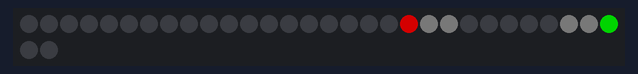
This sketch was run on a simulated Arduino Uno, built with avr-gcc and run on an emulated ATmega328P. Shown: 32 RGB LEDs in strip order, left to right, continuing on the next row. Dim RGB values are drawn brighter than linear.

Above: at 2.23 s.
At 10.44 s:
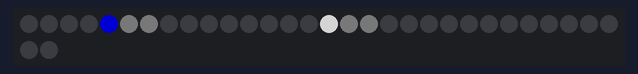
At 14.84 s:
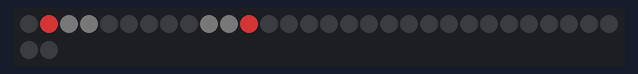
At 20.76 s:
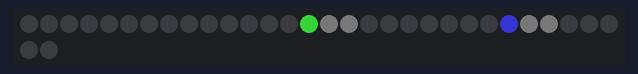
At 28.34 s:
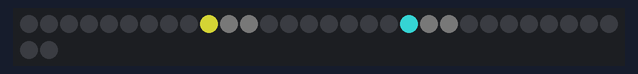
At 38.71 s:
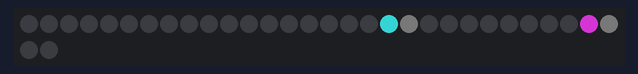

The sketch:

NeopixelSimple22.ino
```cpp
//----------------------------------------------------------------
// Подключаемые файлы
//----------------------------------------------------------------
#include "cTiming.h"
#include "cBody.h"

//----------------------------------------------------------------
// Константы
//----------------------------------------------------------------
#define START_DELAY 1000
//#define DELAY_1 20
#define DELAY_1 2
//#define DELAY_1 100


//----------------------------------------------------------------
// Глобальные переменные
//----------------------------------------------------------------
cBody Body1;
cBody Body2;
//----------------------------------------------------------------
// Программа начальной установки
//----------------------------------------------------------------
void setup()
{
  Sofon.install(DELAY_1, NUMPIXELS / 2, 0, 0, 150);
  delay(START_DELAY);

  Body1.born(NUMPIXELS / 2 + 5, true, 0);
  Body2.born((NUMPIXELS / 2) - 5, true, 1);
}

//----------------------------------------------------------------
// Главный цикл программы
//----------------------------------------------------------------
void loop()
{
  Sofon.operate();
  if(Sofon.IsFinish)
  {
    Sofon.IsFinish = false;

    Body1.move();
    Body1.transform();
    Body2.move();
    Body2.transform();
  }
}
```

cBody.h
```cpp
/*
 Класс одного элемента софона
 */
#ifndef C_BODY_H
#define C_BODY_H
//========================================================================
 //---------------------------- ПОДКЛЮЧАЕМЫЕ ФАЙЛЫ ------------------------
 //========================================================================
#include "cSofon.h"

 //========================================================================
 //-------------------------------- КОНСТАНТЫ -----------------------------
 //========================================================================
#define MAX_PHASE 18

#define BODY_LEN 3
#define BOTTOM_EDGE 0
#define TOP_EDGE NUMPIXELS - 4


 //========================================================================
 //--------------------------- ОБЪЯВЛЕНИЕ КЛАССОВ -------------------------
 //========================================================================
class cBody
{
 //------------------------------------------------------------------------
 // Атрибуты
 //------------------------------------------------------------------------
  bool Direction = true;
  int Head;
  int Len = BODY_LEN;
  cPixel Bones[BODY_LEN];
  int Phase = 0;

 //------------------------------------------------------------------------
 // Методы
 //------------------------------------------------------------------------
  void blank();
  void draw();
  void goDown();
  void goUp();
  void next();
  void reverse();

public:
  void transform();

 //------------------------------------------------------------------------
 // Конструктор
 //------------------------------------------------------------------------
  cBody();

 //------------------------------------------------------------------------
 // Методы
 //------------------------------------------------------------------------
 void born(int x, bool d, int p);
 void move();
};

cBody::cBody()
{
  Bones[0] = cPixel(150, 0, 0);
  Bones[1] = cPixel(0, 150, 0);
  Bones[2] = cPixel(0, 0, 150);
}

void cBody::reverse()
{
  cPixel P;
  P = Bones[0];
  Bones[0] = Bones[2];
  Bones[2] = P;
}

void cBody::move()
{
  Direction ? goUp() : goDown();
}

void cBody::goUp()
{

    blank();
    Head++;
    if(Head == TOP_EDGE)
    {
      Direction = !Direction;
      //reverse();
      //next();
    }
    draw();

}

void cBody::goDown()
{
  blank();
  Head--;
  if(Head == BOTTOM_EDGE)
  {
    Direction = !Direction;
    //reverse();
    next();
  }
  draw();

}

void cBody::draw()
{
  Sofon.set(Head + 0, Bones[0].R, Bones[0].G, Bones[0].B);
  Sofon.set(Head + 1, Bones[1].R, Bones[1].G, Bones[1].B);
  Sofon.set(Head + 2, Bones[2].R, Bones[2].G, Bones[2].B);
}

void cBody::blank()
{
  Sofon.set(Head + 0, 0, 0, 0);
  Sofon.set(Head + 1, 0, 0, 0);
  Sofon.set(Head + 2, 0, 0, 0);
}

void cBody::born(int x, bool d, int p)
{

  Head = x;
  Direction = d;
  Phase = p;

  draw();
}

void cBody::next()
{
  Phase ++;
  if(Phase == MAX_PHASE) Phase = 0;
}

void cBody::transform()
{
  unsigned char Value = 128;
  int DeviderTail = 64;
  int DeviderHead = 4;
  cPixel Pixel, Pixel1, Pixel2;
  Pixel1 = cPixel(Value / DeviderTail, Value / DeviderTail, Value / DeviderTail);
  Pixel2 = Pixel1;

  switch(Phase)
  {
    case 0: Pixel = cPixel(Value, 0, 0); break;
    case 1: Pixel = cPixel(0, Value, 0); break;
    case 2: Pixel = cPixel(0, 0, Value); break;
    case 3: Pixel = cPixel(Value, Value, Value); break;
    case 4: Pixel = cPixel(Value, Value / DeviderHead, Value / DeviderHead); break;
    case 5: Pixel = cPixel(Value / DeviderHead, Value, Value / DeviderHead); break;
    case 6: Pixel = cPixel(Value / DeviderHead, Value / DeviderHead, Value); break;
    case 7: Pixel = cPixel(Value, Value, Value / DeviderHead); break;
    case 8: Pixel = cPixel(Value / DeviderHead, Value, Value); break;
    case 9: Pixel = cPixel(Value, Value / DeviderHead, Value); break;
    case 10:
      Pixel = cPixel(Value / DeviderHead, Value, Value);
      Pixel2 = cPixel(0, 0, 0);
    break;
    case 11:
      Pixel = cPixel(Value, Value / DeviderHead, Value);
      Pixel2 = cPixel(0, 0, 0);
    break;
    case 12:
      Pixel = cPixel(Value, Value, Value / DeviderHead);
      Pixel2 = cPixel(0, 0, 0);
    break;
    case 13:
      Pixel = cPixel(Value / DeviderHead, Value, Value);
      Pixel2 = cPixel(0, 0, 0);
      Pixel1 = Pixel2;
    break;
    case 14:
      Pixel = cPixel(Value, Value / DeviderHead, Value);
      Pixel2 = cPixel(0, 0, 0);
      Pixel1 = Pixel2;
    break;
    case 15:
      Pixel = cPixel(Value, Value, Value / DeviderHead);
      Pixel2 = cPixel(0, 0, 0);
      Pixel1 = Pixel2;
    break;

    default:
      Pixel = cPixel(0, 0, 0);
      Pixel1 = Pixel;
      Pixel2 = Pixel;
    break;
  }
  if(Direction)
  {
    Bones[0] = Pixel2;
    Bones[1] = Pixel1;
    Bones[2] = Pixel;
  }
  else
  {
    Bones[0] = Pixel;
    Bones[1] = Pixel1;
    Bones[2] = Pixel2;
  }
  draw();

}//End of void cBody::transform()

#endif
```

cPixel.h
```cpp
/*
 Класс одного пикселя
 */
#ifndef C_PIXEL_H
#define C_PIXEL_H
//========================================================================
 //---------------------------- ПОДКЛЮЧАЕМЫЕ ФАЙЛЫ ------------------------
 //========================================================================

 //========================================================================
 //-------------------------------- КОНСТАНТЫ -----------------------------
 //========================================================================

 //========================================================================
 //--------------------------- ОБЪЯВЛЕНИЕ КЛАССОВ -------------------------
 //========================================================================
class cPixel{
 //------------------------------------------------------------------------
 // Атрибуты
 //------------------------------------------------------------------------
public:
 unsigned char R;
 unsigned char G;
 unsigned char B;


 //------------------------------------------------------------------------
 // Конструкторы
 //------------------------------------------------------------------------
  cPixel();
  cPixel(unsigned char r, unsigned char g, unsigned char b);
 //------------------------------------------------------------------------
 // Методы
 //------------------------------------------------------------------------

};//End of class cPixel

 //========================================================================
 //--------------------------- РЕАЛИЗАЦИЯ МЕТОДОВ -------------------------
 //========================================================================

//
// Конструкторы
//
cPixel::cPixel()
{
	R = 0;
	G = 0;
	B = 150;
}

cPixel::cPixel(unsigned char r, unsigned char g, unsigned char b)
{
	R = r;
	G = g;
	B = b;
}


#endif
```

cSofon.h
```cpp
/*
 Класс одного софона
 */
#ifndef C_SOFON_H
#define C_SOFON_H
//========================================================================
 //---------------------------- ПОДКЛЮЧАЕМЫЕ ФАЙЛЫ ------------------------
 //========================================================================
#include <Adafruit_NeoPixel.h>
#include "cPixel.h"

 //========================================================================
 //-------------------------------- КОНСТАНТЫ -----------------------------
 //========================================================================
// Вывод контроллера Arduino к которому подключён NeoPixels
#define PIN            0
//#define PIN            D2

// Количество NeoPixels, подключённых к контроллеу Arduino
//#define NUMPIXELS      24
#define NUMPIXELS      32
//#define NUMPIXELS      48
//#define NUMPIXELS      62
//#define NUMPIXELS      8

 //========================================================================
 //--------------------------- ОБЪЯВЛЕНИЕ КЛАССОВ -------------------------
 //========================================================================
class cSofon{
 //------------------------------------------------------------------------
 // Атрибуты
 //------------------------------------------------------------------------
int X = 0;
cTiming Timing;

// Объект управления NeoPixels
Adafruit_NeoPixel pixels = Adafruit_NeoPixel(NUMPIXELS, PIN, NEO_GRB + NEO_KHZ800);
cPixel Field[NUMPIXELS];

public:

bool IsFinish = false;


 //------------------------------------------------------------------------
 // Конструктор
 //------------------------------------------------------------------------
  cSofon();
 //------------------------------------------------------------------------
 // Методы
 //------------------------------------------------------------------------
 void install(int t, int x, unsigned char r, unsigned char g, unsigned char b);
 void set(int x, unsigned char r, unsigned char g, unsigned char b);
 void operate();
 void draw(unsigned char r, unsigned char g, unsigned char b);
 void view();

}Sofon;//End of class cSofon

 //========================================================================
 //--------------------------- РЕАЛИЗАЦИЯ МЕТОДОВ -------------------------
 //========================================================================

//
// Конструктор
//
cSofon::cSofon()
{
  for(int i = 0; i < NUMPIXELS; i++)
  {
    set(i, 0, 0, 0);
  }
}
void cSofon::install(int t, int x, unsigned char r, unsigned char g, unsigned char b)
{
  X = x;
  pixels.begin(); // Инициализация объекта NeoPixel
  draw(r, g, b);

  Timing.start(t);
}

void cSofon::draw(unsigned char r, unsigned char g, unsigned char b)
{
  pixels.setPixelColor(X, pixels.Color(r, g, b));
  pixels.show();
}

void cSofon::set(int x, unsigned char r, unsigned char g, unsigned char b)
{
   Field[x].R = r;
   Field[x].G = g;
   Field[x].B = b;
}

void cSofon::operate()
{
  if(Timing.check())
  {
    view();
  }
}

void cSofon::view()
{
  draw(Field[X].R, Field[X].G, Field[X].B);
  X++;
  if(X == NUMPIXELS)
  {
    X = 0;
    IsFinish = true;
  }
}

#endif
```

cTiming.h
```cpp
/*
 Класс таймер
 */
#ifndef C_TIMING_H
#define C_TIMING_H
//========================================================================
 //---------------------------- ПОДКЛЮЧАЕМЫЕ ФАЙЛЫ ------------------------
 //========================================================================

 //========================================================================
 //-------------------------------- КОНСТАНТЫ -----------------------------
 //========================================================================
#define DEFAULT_DELAY 250

 //========================================================================
 //--------------------------- ОБЪЯВЛЕНИЕ КЛАССОВ -------------------------
 //========================================================================
class cTiming{
 //------------------------------------------------------------------------
 // Атрибуты
 //------------------------------------------------------------------------
  long Current;
  long Previous;
  int Delay;

public:
 //------------------------------------------------------------------------
 // Конструктор
 //------------------------------------------------------------------------
  cTiming();
 //------------------------------------------------------------------------
 // Методы
 //------------------------------------------------------------------------
  bool check();
  void start(int d);

};//End of class cTiming

 //========================================================================
 //--------------------------- РЕАЛИЗАЦИЯ МЕТОДОВ -------------------------
 //========================================================================

//
// Конструктор
//
cTiming::cTiming()
{
  Current = millis();
  Previous = Current;
  Delay = DEFAULT_DELAY;
}

void cTiming::start(int d)
{
  Delay = d;
  Current = millis();
  Previous = Current;
}

bool cTiming::check()
{
  Current = millis();
  bool x = (Current - Previous < Delay);
  if(!x)
  {
    Previous = Current;
  }
  return !x;
}


#endif
```
